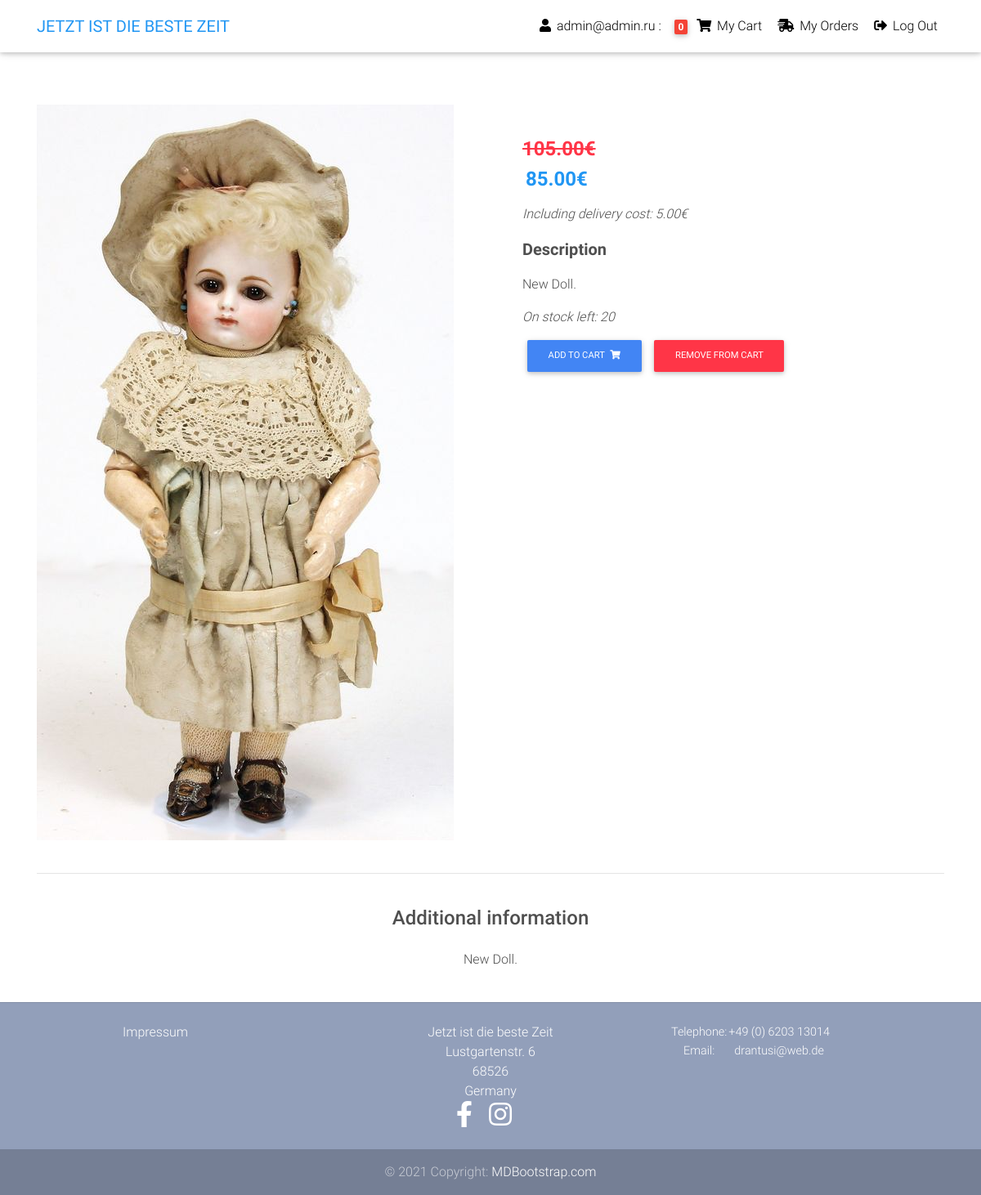
Screenshot of /product/doll-test-1/ (signed in) with the database file from the repository.
### core/models.py (models this page shows, shortened)
class Item(models.Model):
    title = models.CharField(max_length=100)
    price = models.DecimalField(decimal_places=2, max_digits=10)
    delivery_price = models.DecimalField(
        decimal_places=2,
        max_digits=10,
        blank=True,
        null=True,
    )
    discount_price = models.DecimalField(
        decimal_places=2,
        max_digits=10,
        blank=True,
        null=True,
    )
    category = models.ForeignKey(
        CategoryItem,
        on_delete=models.SET_NULL,
        null=True,
        default=''
        )
    label = models.CharField(
        choices=LABEL_CHOICES, max_length=1, null=True, blank=True)
    stock = models.PositiveIntegerField()
    slug = AutoSlugField(populate_from='title', unique_with='id')
    title_image = models.ImageField(
        upload_to='items/' + str(title) + '/images/')
    description = models.TextField()
    additional_information = models.TextField(blank=True, null=True)
    additional_information_image1 = models.ImageField(
        upload_to='items/' + str(title) + '/images/', blank=True, null=True)
    additional_information_image2 = models.ImageField(
        upload_to='items/' + str(title) + '/images/', blank=True, null=True)
    additional_information_image3 = models.ImageField(
        upload_to='items/' + str(title) + '/images/', blank=True, null=True)
    created_date = models.DateTimeField(auto_now_add=True)
    how_many_times_ordered = models.IntegerField(default='0')
    def get_add_to_cart_url(self):
        return reverse('core:add-to-cart', kwargs={
            'slug': self.slug})
    def get_remove_from_cart_url(self):
        return reverse('core:remove-from-cart', kwargs={
            'slug': self.slug})
    def get_price_delivery(self):
        return self.price + self.delivery_price
    def get_final_price(self):
        if self.discount_price:
            return self.discount_price
        return self.price
    def get_final_price_delivery(self):
        return self.get_final_price() + self.delivery_price

### core/views.py (the view)
# urls.py: path('product/<slug>/', ItemDetailView.as_view(), name='product'),
class ItemDetailView(DetailView):
    model = Item
    template_name = 'product.html'

### core/templatetags/cart_template_tags.py (called while the page is built)
@register.filter
def cart_item_count(user):
    if user.is_authenticated:
        qs = Order.objects.filter(user=user, ordered=False)
        if qs.exists():
            return qs[0].items.count()
    return 0

### templates/product.html (shortened to what this page needs)
{% extends "base.html" %}
{% block content %}
  <main class="mt-1 pt-1">
    <div class="container dark-grey-text mt-5">
      <div class="row wow fadeIn">
        <div class="col-md-6 mb-4">
          <img src="{{ object.title_image.url }}" class="img-fluid" alt="">
        </div>
        <div class="col-md-6 mb-4">
          <div class="p-4">
            <p class="lead">
              <h4 class="font-weight-bold blue-text">
                <strong>
                  {% if object.discount_price %}
                    <span class="mr-1">
                      <h4 class="font-weight-bold text-danger">
                        <del>{{ object.get_price_delivery }}&euro;</del>
                      </h4>
                    </span>
                    <span>{{ object.get_final_price_delivery }}&euro;</span>
                  {% else %}
                    <span>{{ object.get_final_price_delivery }}&euro;</span>
                  {% endif %}
                </strong>
              </h4>
            </p>
            <p class="font-italic">Including delivery cost: {{ object.delivery_price }}&euro;</p>
            <p class="lead font-weight-bold">Description</p>
            <p>{{ object.description }}</p>
            {% if object.stock != 0 %}
              <p class="font-italic">On stock left: {{ object.stock }} </p>
              <a href="{{ object.get_add_to_cart_url }}" class="btn btn-primary btn-md my-0 p">
              Add to cart
              <i class="fas fa-shopping-cart ml-1"></i>
              </a>
              <a href="{{ object.get_remove_from_cart_url }}" class="btn btn-danger btn-md my-0 p">
              Remove from cart
              </a>
            {% else %}
              <p class="font-weight-bold red-text">On stock left: {{ object.stock }} </p>
            {% endif %}
          </div>
        </div>
      </div>
      <hr>
      <div class="row d-flex justify-content-center wow fadeIn">
        {% if object.additional_information %}
          <div class="col-md-6 text-center">
            <h4 class="my-4 h4">Additional information</h4>
            <p>{{ object.additional_information }}</p>
          </div>
        {% endif %}
      </div>
    </div>
  </main>
{% endblock content %}

### templates/navbar.html (shortened to what this page needs)
{% load cart_template_tags %}
<nav class="navbar fixed-top navbar-expand-lg navbar-light white scrolling-navbar">
    <div class="container">
      <a class="navbar-brand waves-effect" href="/">
        <strong class="blue-text">JETZT IST DIE BESTE ZEIT</strong>
      </a>
      <div class="collapse navbar-collapse" id="navbarSupportedContent">
        <ul class="navbar-nav nav-flex-icons ml-auto">
          {% if request.user.is_authenticated %}
          <li class="nav-item">
            <a class="nav-link waves-effect">
            <i class="fas fa-user"></i>
              <span class="clearfix d-none d-sm-inline-block"> {% if request.user.email %} {{ request.user.email }} {% else %} {{ request.user.username }} {% endif %}: </span>
            </a>
          </li>
          <li class="nav-item">
            <a href="{% url 'core:order-summary' %}" class="nav-link waves-effect">
              <span class="badge red z-depth-1 mr-1"> {{ request.user|cart_item_count }} </span>
              <i class="fas fa-shopping-cart"></i>
              <span class="clearfix d-none d-sm-inline-block"> My Cart </span>
            </a>
          </li>
          <li class="nav-item">
            <a href="{% url 'core:orders-finished' %}" class="nav-link waves-effect">
              <i class="fas fa-shipping-fast"></i>
              <span class="clearfix d-none d-sm-inline-block"> My Orders </span>
            </a>
          </li>
          <li class="nav-item">
            <a class="nav-link waves-effect" href="{% url 'account_logout' %}">
              <i class="fas fa-sign-out-alt"></i>
              <span class="clearfix d-none d-sm-inline-block"> Log Out </span>
            </a>
          </li>
          {% endif %}
        </ul>
      </div>
    </div>
  </nav>

### templates/base.html (style rules this page uses)
html, body, header, .carousel { height: 60vh; }

### rows the page displays
Item: title_image (picture), get_price_delivery "105.00", get_final_price_delivery "85.00", delivery_price "5.00", description "New Doll.", stock "20", additional_information "New Doll."

### other values shown
{{ request.user.email }} "admin@admin.ru"
{{ request.user|cart_item_count }} "0"
